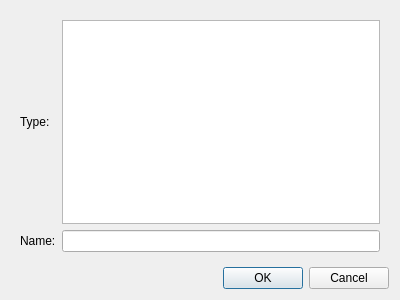
<?xml version="1.0" encoding="UTF-8"?>
<ui version="4.0">
 <class>Dialog</class>
 <widget class="QDialog" name="Dialog">
  <property name="geometry">
   <rect>
    <x>0</x>
    <y>0</y>
    <width>400</width>
    <height>300</height>
   </rect>
  </property>
  <property name="windowTitle">
   <string>Dialog</string>
  </property>
  <layout class="QVBoxLayout" name="verticalLayout">
   <item>
    <widget class="QWidget" name="widget" native="true">
     <layout class="QGridLayout" name="gridLayout">
      <item row="1" column="1">
       <widget class="QLineEdit" name="input_name"/>
      </item>
      <item row="0" column="1">
       <widget class="QListView" name="list_types"/>
      </item>
      <item row="0" column="0">
       <widget class="QLabel" name="label_types">
        <property name="text">
         <string>Type:</string>
        </property>
       </widget>
      </item>
      <item row="1" column="0">
       <widget class="QLabel" name="label_name">
        <property name="text">
         <string>Name:</string>
        </property>
       </widget>
      </item>
     </layout>
    </widget>
   </item>
   <item>
    <widget class="QDialogButtonBox" name="buttons">
     <property name="orientation">
      <enum>Qt::Horizontal</enum>
     </property>
     <property name="standardButtons">
      <set>QDialogButtonBox::Cancel|QDialogButtonBox::Ok</set>
     </property>
    </widget>
   </item>
  </layout>
 </widget>
 <resources/>
 <connections/>
</ui>
